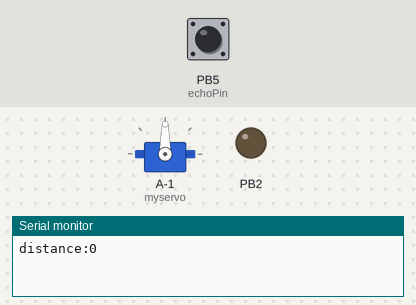
A sketch run on a simulated ATtiny85, built with avr-gcc and run on an emulated ATtiny85. On the bench: servo, output pins drawn as LEDs (lit = HIGH), the last lines printed to the serial monitor. The test bench sets the inputs (shaded band); at power-on: PB5 (echoPin) LOW. Pins used as bus, display or sensor lines are not drawn.

Above: at 1.2 s.
1.3 s: PB5 (echoPin) pulsed HIGH 2 times (0.12 s each, 0.3 s apart)
At 5.1 s:
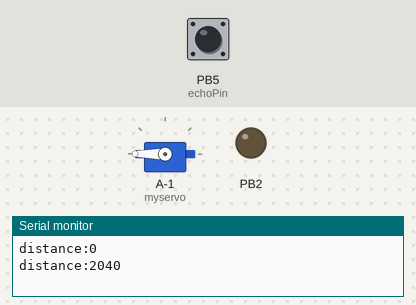
At 9.3 s:
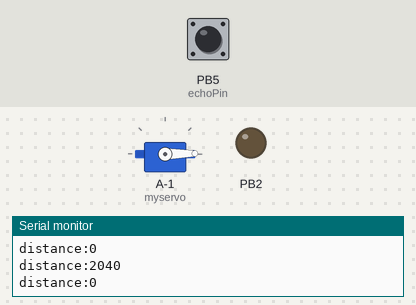
Timing chart, 0 to 10.8 s (numbered marks = the images above; inputs shaded):
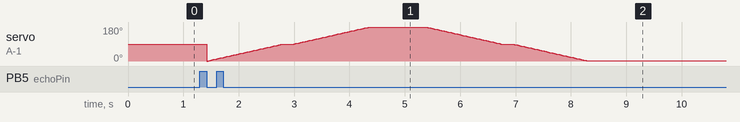

The sketch:

servo_using_ultrasonic.ino
```cpp
#include<Servo.h>
Servo myservo;
const int trigPin=4;
const int echoPin=5;
long duration;
int distance;
int pos=0;
void setup() {
  myservo.attach(13);
  pinMode(2,OUTPUT);
  pinMode(trigPin,OUTPUT);
  pinMode(echoPin,INPUT);
  Serial.begin(115200);
}
void loop() {
  // put your main code here, to run repeatedly:
  // put your setup code here:
   digitalWrite(trigPin,LOW);
  delayMicroseconds(2);
  digitalWrite(trigPin,HIGH);
  duration=pulseIn(echoPin,HIGH);
  distance=duration*0.034/2;
  Serial.print("distance:");
  Serial.println(distance);
  if(distance>10){
    for(pos=0;pos<=180;pos+=1){
    myservo.write(pos);
    if(pos==90)
      delay(200);
      delay(15);
    }
    delay(1000);
    for(pos=180;pos>0;pos--){
    myservo.write(pos);
    if(pos==90)
      delay(200);
     delay(15);
  }
  }
}
```

dcmotor.c
```cpp
/*
 * DC MOTOR.c
 *
 * Created: 15-05-2019 14:16:08
 * Author : Hp
 */
#ifndef F_CPU
#define F_CPU 16000000UL
#endif

#include <avr/io.h>
#include <util/delay.h>


int main(void)
{
    /* Replace with your application code */
	DDRB=0XFF;
    while (1)
    {
		PORTB=1<<PB1;
		_delay_ms(1000);
		PORTB=~(1<<PB1);
		_delay_ms(1000);
		PORTB=(1<<PB2);
		_delay_ms(1000);
		PORTB=~(1<<PB2);
		_delay_ms(1000);
    }
}
```

odd_position_blinking.c
```cpp
/*
 * GccApplication4.c
 *
 * Created: 10-05-2019 10:37:46
 * Author : Hp
 */
#ifndef F_CPU
#define F_CPU 16000000
#endif
#include <avr/io.h>
#include<util/delay.h>


int main(void)
{
    /* Replace with your application code */
	DDRB=0XFF;
    while (1)
    {
		PORTB=0XAA;
    }
}
```
